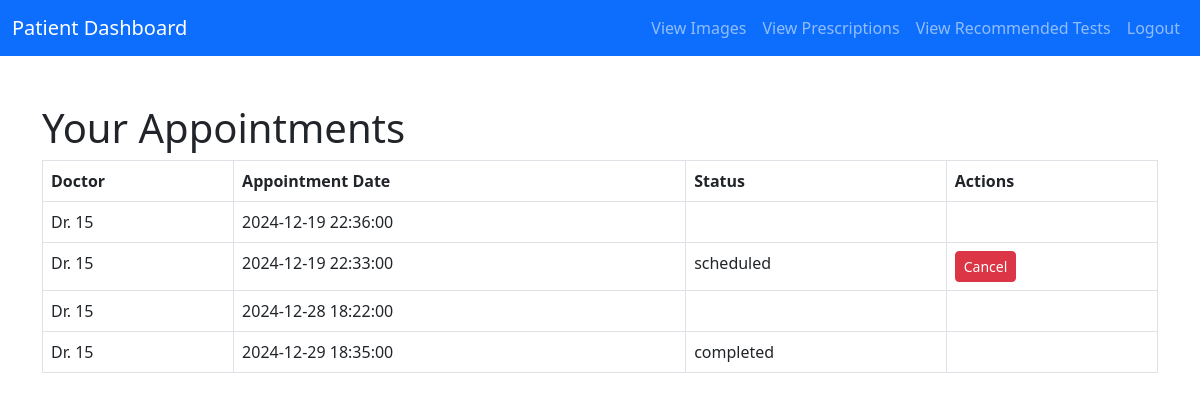
The app's page /patients/view_appointments.php (signed in) with its own data.
### tables this page shows
CREATE TABLE `appointments` (
  `id` int(11) NOT NULL,
  `patient_id` int(11) NOT NULL,
  `doctor_id` int(11) NOT NULL,
  `appointment_date` datetime NOT NULL,
  `status` enum('scheduled','completed','canceled') DEFAULT 'scheduled'
);

### src/Appointment.php (called while the page is built, shortened)
<?php
class Appointment
{
    private $pdo;
    public function __construct($pdo)
    {
        $this->pdo = $pdo;
    }
    public function getAppointmentsForPatient($patientId)
    {
        $stmt = $this->pdo->prepare("SELECT * FROM appointments WHERE patient_id = ? Order BY id DESC");
        $stmt->execute([$patientId]);
        return $stmt->fetchAll(PDO::FETCH_ASSOC);
    }
}
?>

### public/patients/view_appointments.php (the view, shortened to what this page needs)
<?php
require_once '../../config/db.php';
require_once '../../src/Appointment.php';
$appointment = new Appointment($pdo);
$appointments = $appointment->getAppointmentsForPatient($_SESSION['user']['id']);
?>
<!DOCTYPE html>
<html lang="en">
<head>
    <link rel="stylesheet" href="https://cdn.jsdelivr.net/npm/bootstrap@5.3.0-alpha3/dist/css/bootstrap.min.css">
</head>
<body>
    <?php require_once("./patient_nav.php") ?>
    <div class="container mt-5">
        <h1>Your Appointments</h1>
        <?php if (empty($appointments)): ?>
            <p>You have no upcoming appointments.</p>
        <?php else: ?>
            <table class="table table-bordered">
                <thead>
                    <tr>
                        <th>Doctor</th>
                        <th>Appointment Date</th>
                        <th>Status</th>
                        <th>Actions</th>
                    </tr>
                </thead>
                <tbody>
                    <?php foreach ($appointments as $appointment): ?>
                        <tr>
                            <td>Dr. <?= htmlspecialchars($appointment['doctor_id']) ?></td>
                            <td><?= htmlspecialchars($appointment['appointment_date']) ?></td>
                            <td><?= htmlspecialchars($appointment['status']) ?></td>
                            <td>
                                <?php if ($appointment['status'] == 'scheduled'): ?>
                                    <a href="cancel_appointment.php?id=<?= htmlspecialchars($appointment['id']) ?>" class="btn btn-danger btn-sm">Cancel</a>
                                <?php endif; ?>
                            </td>
                        </tr>
                    <?php endforeach; ?>
                </tbody>
            </table>
        <?php endif; ?>
    </div>
</body>
</html>

### records on screen
appointments: doctor "15", appointment_date "2024-12-19 22:36:00"
appointments: doctor "15", appointment_date "2024-12-19 22:33:00", status "scheduled"
appointments: doctor "15", appointment_date "2024-12-28 18:22:00"
appointments: doctor "15", appointment_date "2024-12-29 18:35:00", status "completed"
